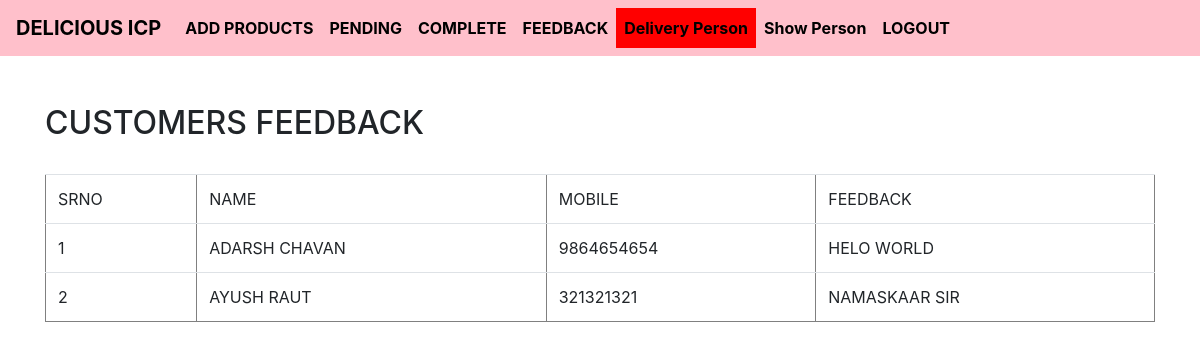
The app's page /feedback.php, older data.
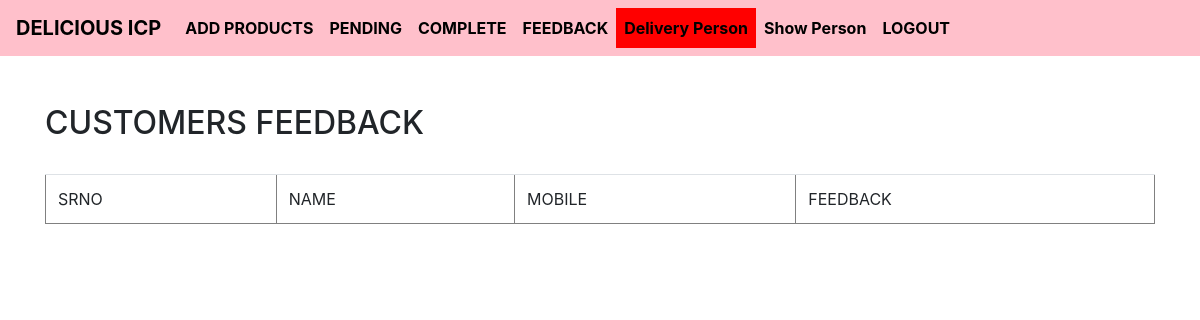
The same page, newer data.
### tables this page shows
CREATE TABLE `feedback` (
  `id` int(11) NOT NULL,
  `name` varchar(50) NOT NULL,
  `mobile` varchar(50) NOT NULL,
  `feedback` text NOT NULL
);

### feedback.php (the view, shortened to what this page needs)
<!DOCTYPE html>
<html>
<head>
  <link rel="stylesheet" href="https://cdn.jsdelivr.net/npm/bootstrap@4.6.2/dist/css/bootstrap.min.css">
</head>
<body>
<?php include_once "admin_nav.php"; ?>
<div class="container">
<br><br>
<H2> CUSTOMERS FEEDBACK </H2>
<br>
<div class="table-responsive">
 <table border="1" cellpadding="15" width="100%" class="table table-borderd">
 <tr>
 	 <td>SRNO</td>
   <TD>NAME</TD>
   <TD>MOBILE</TD>
   <TD>FEEDBACK</TD>
    </tr>
 <?php
    $con=mysqli_connect("localhost","root","","class");
    $query="select*from feedback ";
    $read=mysqli_query($con,$query);
    $counter=0;
    while($row =mysqli_fetch_array($read))
    {
    	$counter++;
    	 echo"
   <tr>
        <td>$counter</td>
       <td>$row[name]</td>
       <td>$row[mobile]</td>
       <td>$row[feedback]</td>
 	</tr>
    ";
    }
     ?>
 </table>
</body>
</html>

Row changes from the older to the newer data that the page shows:
removed feedback: name "ADARSH CHAVAN", mobile "9864654654", feedback "HELO WORLD"
removed feedback: name "AYUSH RAUT", mobile "321321321", feedback "NAMASKAAR SIR"
